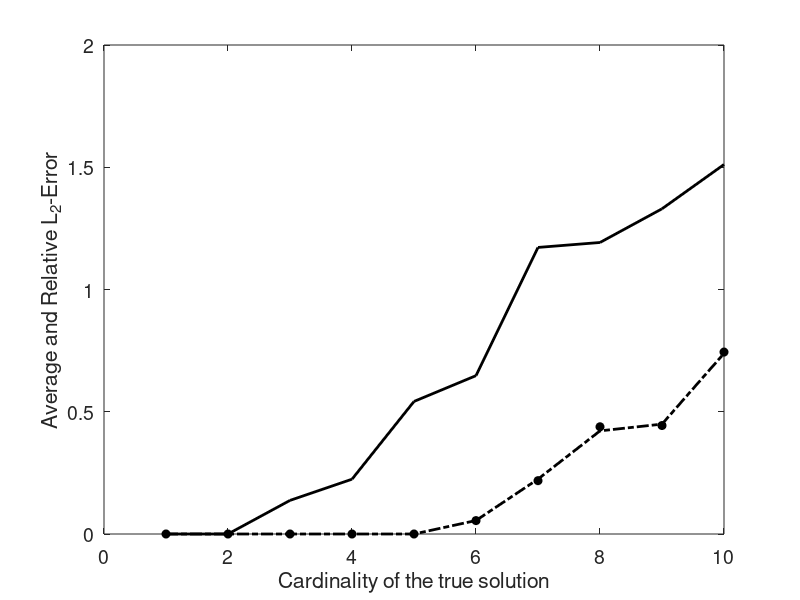

MATLAB code to generate this figure: (Note: this script raises an error after producing the figure.)
% Figures 3.8 and 3.9 of Elad's book. This code is from M. Elad's homepage.
% =========================================
% In this program we demonstrate the OMP, IRLS and BP 
% algorithms, by running them on a set of test signals and checking 
% wether they provide the desired outcome
%=========================================

n=20; m=50; Smax=10; Exper=10; 

A=randn(n,m);
W=sqrt(diag(A'*A));
for k=1:1:m, 
    A(:,k)=A(:,k)/W(k); 
end; 

Er2=zeros(Smax,Exper,4); 
ErS=zeros(Smax,Exper,4); 
OMPtime=0; 
BPtime=0;
IRLStime=0;

for S=1:1:Smax,
    for experiment=1:1:Exper
       
        % Generate a test signal of cardinality S
        x=zeros(m,1);
        pos=randperm(m);
        x(pos(1:S))=sign(randn(S,1)).*(1+rand(S,1));
        b=A*x; 

        % Apply OMP
        thrOMP=1e-4;
        tic; 
        r=b;
        SS=[];
        while r'*r>thrOMP,
            Z=abs(A'*r);
            posZ=find(Z==max(Z));
            SS=sort([SS,posZ(1)]);
            r=b-A(:,SS)*pinv(A(:,SS))*b;    
        end;
        xOMP=zeros(m,1);
        xOMP(SS)=pinv(A(:,SS))*b;
        OMPtime=OMPtime+double(toc); 
        Er2(S,experiment,1)=mean((xOMP-x).^2)/mean(x.^2);
        ErS(S,experiment,1)=(max(S,length(SS))-...
                              length(intersect(SS,pos(1:S))))/max(S,length(SS));
        
        % Apply IRLS
        tic;
        xIRLS=ones(m,1); % initialization
        XX=eye(m); 
        p=0.5; % refers to L1 (L0 is obtained by p=1)
        for k=1:1:100,
            XX2=XX*XX;
            xIRLS=XX2*A'*pinv(A*XX2*A')*b;
            XX=diag(abs(xIRLS).^p);
        end;
        SS=find(abs(xIRLS)>1e-4)'; 
        IRLStime=IRLStime+double(toc); 
        Er2(S,experiment,2)=mean((xIRLS-x).^2)/mean(x.^2);
        ErS(S,experiment,2)=(max(S,length(SS))-...
                              length(intersect(SS,pos(1:S))))/max(S,length(SS));
        
        % BP using L1 by Matlab
        V=ones(2*m,1);
        tic;
        xBP=linprog(V,[],[],[A, -A],b,0*V,V*100);
        xBP=xBP(1:m)-xBP(m+1:end);
        SS=find(abs(xBP)>1e-4)'; 
        BPtime=BPtime+double(toc); 
        Er2(S,experiment,3)=mean((xBP-x).^2)/mean(x.^2);
        ErS(S,experiment,3)=(max(S,length(SS))-...
                              length(intersect(SS,pos(1:S))))/max(S,length(SS));

    end;
    
    % displaying the results for the set of tests
    disp([mean(Er2(S,:,1)),mean(Er2(S,:,2)),...
            mean(Er2(S,:,3)), ... 
             mean(ErS(S,:,1)),mean(ErS(S,:,2)),...
             mean(ErS(S,:,3))]); 
    
end;

figure(1); clf; 
h=plot(1:1:Smax,mean(Er2(:,:,1),2),'k'); hold on; 
set(h,'LineWidth',2);
h=plot(1:1:Smax,mean(Er2(:,:,2),2),'k-.'); 
set(h,'LineWidth',2);
h=plot(1:1:Smax,mean(Er2(:,:,3),2),'ko'); 
set(h,'MarkerFaceColor','k');
h=xlabel('Cardinality of the true solution'); set(h,'FontSize',14);
h=ylabel('Average and Relative L_2-Error'); set(h,'FontSize',14);
set(gca,'FontSize',14);
h=legend({'OMP','IRLS','BP by Linear Prog.'},2);
grid on
% print -depsc2 Chapter_03_RelaxationDemoL2.eps

figure(2); clf; 
h=plot(1:1:Smax,mean(ErS(:,:,1),2),'k'); hold on; 
set(h,'LineWidth',2);
h=plot(1:1:Smax,mean(ErS(:,:,2),2),'k-.'); 
set(h,'LineWidth',2);
h=plot(1:1:Smax,mean(ErS(:,:,3),2),'ko'); 
set(h,'MarkerFaceColor','k');
h=xlabel('Cardinality of the true solution'); set(h,'FontSize',14);
h=ylabel('Probability of Error in Support'); set(h,'FontSize',14);
set(gca,'FontSize',14);
h=legend({'OMP','IRLS','BP by Linear Prog.'},2);
grid on
% print -depsc2 Chapter_03_RelaxationDemoSupp.eps




